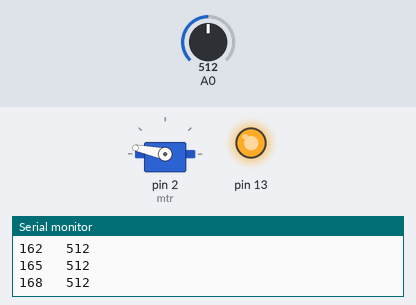
A sketch run on a simulated Arduino Uno, built with avr-gcc and run on an emulated ATmega328P. On the bench: servo, output pins drawn as LEDs (lit = HIGH), the last lines printed to the serial monitor. The test bench sets the inputs (shaded band); at power-on: A0 = 512.

Above: at 1.27 s.
1.3 s: A0 set to 260
At 1.88 s:
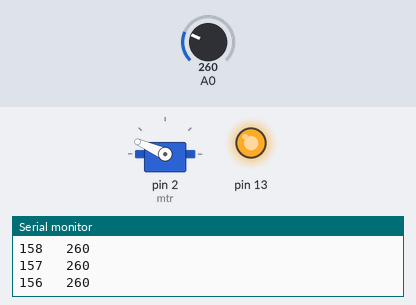
4.3 s: A0 set to 244
At 4.46 s:
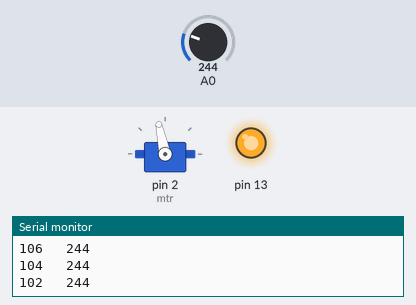
7.3 s: A0 set to 367
8.8 s: A0 set to 388
At 8.95 s:
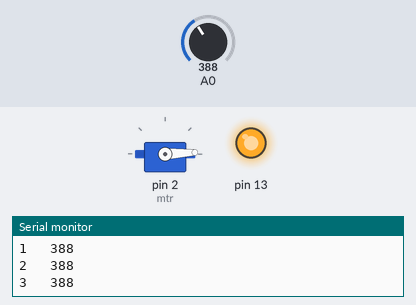
11.8 s: A0 set to 716
Timing chart, 0 to 14.8 s (numbered marks = the images above; inputs shaded):
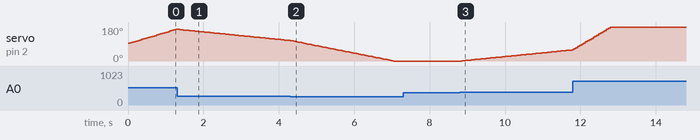

The sketch:

sketch_jan13a.ino
```cpp
#include <Servo.h>
 int degerler[101]={};
Servo mtr;

 int pot=0;
int artis=1;
 int aci=90;

void setup(){
   mtr.attach(2);
Serial.begin(9600);
    pinMode(13,OUTPUT);
    analogWrite(13,1030);

}

void loop(){
    pot=analogRead(A0);
  artis=map(pot,1,624,-5,5);
 aci+=artis;

   if(aci>180){aci=180;}
    if(aci<0){aci=0;}

        mtr.write(aci);
        Serial.print(aci);
        Serial.print("   ");
        Serial.println(pot);


    delay(50);}
```

Measured:
- the behaviour switches between 251 and 250 on A0 (found by bisection; images 1 and 2)
- the behaviour switches between 374 and 375 on A0 (found by bisection; images 2 and 3)
- after the input at 8.8 s, servo on pin 2 (mtr): moves from 0° to 59° over 2.9 s, starting after 0.05 s
